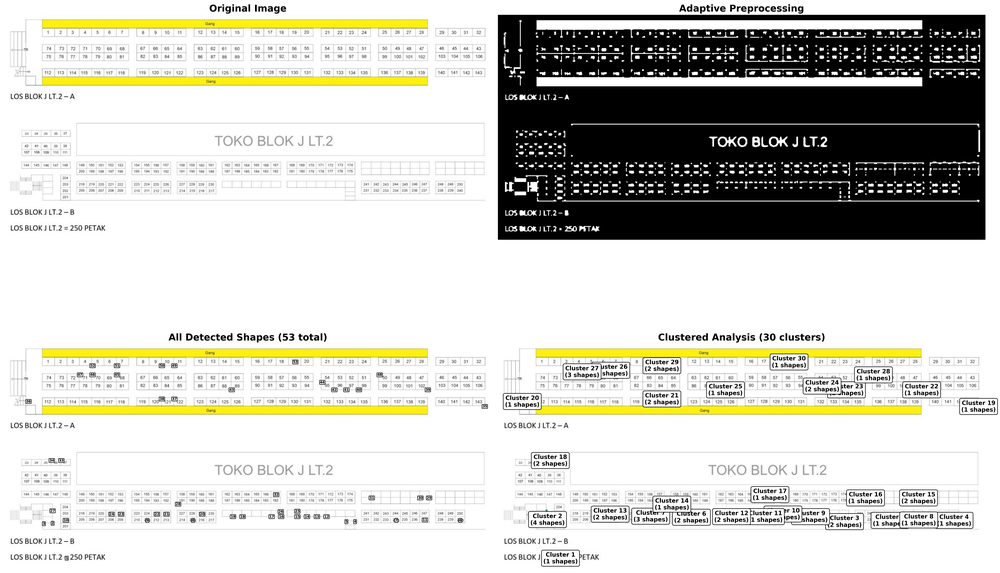
#> input picture adaptive_detection_60_edit.png, 1000 x 573 px, shrunk from 7156 x 4099 before the run; its folder holds only this picture in this run
$ python adaptive_detector.py
#> lines starting #> are read from the running program, lines starting #| are printed output that depends on the picture; after the words box and inside, x2 and y2 are one past the last pixel; in counts of white or black regions, pixels touching at a corner belong together
import cv2
import numpy as np
import matplotlib.pyplot as plt
import json
import os

class AdaptiveDetector:
    def __init__(self):
        # Extended color palette
        self.colors = [
            '#FF6B6B', '#4ECDC4', '#45B7D1', '#96CEB4', '#FFEAA7',
            '#DDA0DD', '#98D8C8', '#F7DC6F', '#BB8FCE', '#85C1E9',
            '#F8C471', '#BDC3C7', '#E74C3C', '#3498DB', '#2ECC71',
            '#F39C12', '#9B59B6', '#1ABC9C', '#E67E22', '#34495E',
            '#16A085', '#27AE60', '#2980B9', '#8E44AD', '#F1C40F',
            '#E74C3C', '#3498DB', '#2ECC71', '#F39C12', '#9B59B6'
        ]

    def analyze_image_content(self, image):
        """Analyze image content to determine optimal parameters"""
        gray = cv2.cvtColor(image, cv2.COLOR_BGR2GRAY)
        height, width = gray.shape

        # Calculate image statistics
        mean_intensity = np.mean(gray)
        std_intensity = np.std(gray)

        # Detect edges to understand structure
        edges = cv2.Canny(gray, 50, 150)
        edge_density = np.sum(edges > 0) / (height * width)

        # Analyze histogram
        hist = cv2.calcHist([gray], [0], None, [256], [0, 256])
        hist_normalized = hist.flatten() / np.sum(hist)

        # Determine if image is mostly dark or light
        dark_pixels = np.sum(gray < 128)
        light_pixels = np.sum(gray > 128)
        is_dark = dark_pixels > light_pixels

        # Estimate typical shape size
        contours, _ = cv2.findContours(edges, cv2.RETR_EXTERNAL, cv2.CHAIN_APPROX_SIMPLE)
        areas = [cv2.contourArea(cnt) for cnt in contours if cv2.contourArea(cnt) > 10]

        if areas:
            median_area = np.median(areas)
            mean_area = np.mean(areas)
        else:
            median_area = 100
            mean_area = 100

        return {
            'image_size': (width, height),
            'mean_intensity': mean_intensity,
            'std_intensity': std_intensity,
            'edge_density': edge_density,
            'is_dark': is_dark,
            'median_area': median_area,
            'mean_area': mean_area,
            'total_pixels': height * width
        }

    def determine_optimal_parameters(self, analysis):
        """Determine optimal detection parameters based on image analysis"""
        width, height = analysis['image_size']
        median_area = analysis['median_area']
        edge_density = analysis['edge_density']
        is_dark = analysis['is_dark']

        # Adaptive minimum area (0.1% to 1% of median area)
        min_area = max(10, int(median_area * 0.1))

        # Adaptive maximum area (10x median area, but not too large)
        max_area = min(int(median_area * 10), int(width * height * 0.1))

        # Adaptive aspect ratio range
        if edge_density > 0.1:  # High edge density = complex shapes
            aspect_ratio_range = (0.1, 10.0)
        else:
            aspect_ratio_range = (0.3, 3.0)

        # Adaptive rectangularity threshold
        if is_dark:
            rectangularity_threshold = 0.5  # Lower for dark images
        else:
            rectangularity_threshold = 0.6

        # Adaptive morphological kernel size
        if width > 1000 or height > 1000:  # Large image
            kernel_size = 3
        else:
            kernel_size = 2

        return {
            'min_area': min_area,
            'max_area': max_area,
            'aspect_ratio_range': aspect_ratio_range,
            'rectangularity_threshold': rectangularity_threshold,
            'kernel_size': kernel_size
        }

    def adaptive_preprocessing(self, image, params):
        """Adaptive preprocessing based on image characteristics"""
        gray = cv2.cvtColor(image, cv2.COLOR_BGR2GRAY)

        # Apply bilateral filter
        bilateral = cv2.bilateralFilter(gray, 9, 75, 75)

        # Multiple thresholding approaches
        thresh1 = cv2.adaptiveThreshold(bilateral, 255, cv2.ADAPTIVE_THRESH_GAUSSIAN_C,
                                      cv2.THRESH_BINARY_INV, 11, 2)

        _, thresh2 = cv2.threshold(bilateral, 0, 255, cv2.THRESH_BINARY_INV + cv2.THRESH_OTSU)

        # Adaptive simple thresholds
        mean_val = np.mean(bilateral)
        _, thresh3 = cv2.threshold(bilateral, int(mean_val * 0.7), 255, cv2.THRESH_BINARY_INV)
        _, thresh4 = cv2.threshold(bilateral, int(mean_val * 0.9), 255, cv2.THRESH_BINARY_INV)

        # Combine thresholds
        combined = cv2.bitwise_or(thresh1, thresh2)
        combined = cv2.bitwise_or(combined, thresh3)
        combined = cv2.bitwise_or(combined, thresh4)

        # Adaptive morphological operations
        kernel_size = params['kernel_size']
        kernel_close = np.ones((kernel_size, kernel_size), np.uint8)
        kernel_open = np.ones((kernel_size-1, kernel_size-1), np.uint8)

        # Close gaps
        closed = cv2.morphologyEx(combined, cv2.MORPH_CLOSE, kernel_close)

        # Remove noise
        opened = cv2.morphologyEx(closed, cv2.MORPH_OPEN, kernel_open)

        # Final cleaning
        final = cv2.morphologyEx(opened, cv2.MORPH_CLOSE, kernel_open)

        return final, gray

    def calculate_rectangularity(self, contour, params):
        """Calculate rectangularity score with adaptive parameters"""
        area = cv2.contourArea(contour)
        if area == 0:
            return 0

        # Get bounding rectangle
        x, y, w, h = cv2.boundingRect(contour)
        rect_area = w * h

        # Basic rectangularity
        rectangularity = area / rect_area

        # Corner detection
        epsilon = 0.02 * cv2.arcLength(contour, True)
        approx = cv2.approxPolyDP(contour, epsilon, True)

        # Corner bonus based on vertex count
        if len(approx) == 4:
            corner_bonus = 1.0
        elif len(approx) == 5:
            corner_bonus = 0.8
        elif len(approx) == 6:
            corner_bonus = 0.6
        else:
            corner_bonus = 0.4

        # Convexity check
        hull = cv2.convexHull(contour)
        hull_area = cv2.contourArea(hull)
        convexity = area / hull_area if hull_area > 0 else 0

        return rectangularity * corner_bonus * convexity

    def detect_shapes_adaptively(self, image):
        """Detect shapes with adaptive parameters"""
        # Analyze image content
        analysis = self.analyze_image_content(image)

        # Determine optimal parameters
        params = self.determine_optimal_parameters(analysis)

        # Preprocess image
        processed, gray = self.adaptive_preprocessing(image, params)

        # Find contours with different retrieval modes
        contours_external, _ = cv2.findContours(processed, cv2.RETR_EXTERNAL, cv2.CHAIN_APPROX_SIMPLE)
        contours_tree, _ = cv2.findContours(processed, cv2.RETR_TREE, cv2.CHAIN_APPROX_SIMPLE)

        # Combine contours
        all_contours = contours_external + contours_tree
        unique_shapes = []
        seen_centers = set()

        for contour in all_contours:
            area = cv2.contourArea(contour)

            # Filter by area
            if area < params['min_area'] or area > params['max_area']:
                continue

            # Get bounding rectangle
            x, y, w, h = cv2.boundingRect(contour)
            aspect_ratio = w / h if h > 0 else 0

            # Filter by aspect ratio
            min_ratio, max_ratio = params['aspect_ratio_range']
            if not (min_ratio <= aspect_ratio <= max_ratio):
                continue

            # Calculate rectangularity
            rectangularity = self.calculate_rectangularity(contour, params)

            # Filter by rectangularity
            if rectangularity < params['rectangularity_threshold']:
                continue

            # Calculate center for deduplication
            M = cv2.moments(contour)
            if M["m00"] != 0:
                cx = int(M["m10"] / M["m00"])
                cy = int(M["m01"] / M["m00"])
            else:
                cx, cy = x + w//2, y + h//2

            # Deduplicate based on center proximity
            center_key = (cx // 10, cy // 10)
            if center_key in seen_centers:
                continue
            seen_centers.add(center_key)

            # Corner detection
            epsilon = 0.02 * cv2.arcLength(contour, True)
            approx = cv2.approxPolyDP(contour, epsilon, True)

            # Calculate corners
            corners = []
            for point in approx:
                corners.append((point[0][0], point[0][1]))

            unique_shapes.append({
                'contour': contour,
                'approx': approx,
                'corners': corners,
                'bbox': (x, y, w, h),
                'area': area,
                'center': (cx, cy),
                'aspect_ratio': aspect_ratio,
                'rectangularity': rectangularity,
                'vertices': len(approx),
                'perimeter': cv2.arcLength(contour, True)
            })

        return unique_shapes, processed, analysis, params

    def simple_clustering(self, shapes, distance_threshold=50):
        """Simple clustering based on distance"""
        if len(shapes) < 2:
            return [shapes]

        clusters = []
        used = set()

        for i, shape in enumerate(shapes):
            if i in used:
                continue

            # Start new cluster
            cluster = [shapes[i]]
            used.add(i)

            # Find nearby shapes
            for j, other_shape in enumerate(shapes):
                if j in used:
                    continue

                # Calculate distance between centers
                dist = np.sqrt((shape['center'][0] - other_shape['center'][0])**2 +
                             (shape['center'][1] - other_shape['center'][1])**2)

                if dist <= distance_threshold:
                    cluster.append(other_shape)
                    used.add(j)

            # Sort cluster by position
            cluster.sort(key=lambda x: (x['center'][1], x['center'][0]))
            clusters.append(cluster)

        return clusters

    def create_adaptive_visualization(self, image_path):
        """Create adaptive visualization with all detected shapes"""
        # Read image
        image = cv2.imread(image_path)
        if image is None:
            print(f"Could not read image from {image_path}")
            return None

        # Detect shapes adaptively
        shapes, processed, analysis, params = self.detect_shapes_adaptively(image)

        # Cluster shapes
        clusters = self.simple_clustering(shapes)

        # Create comprehensive visualization
        fig, ((ax1, ax2), (ax3, ax4)) = plt.subplots(2, 2, figsize=(24, 18))

        # Original image
        ax1.imshow(cv2.cvtColor(image, cv2.COLOR_BGR2RGB))
        ax1.set_title('Original Image', fontsize=16, fontweight='bold')
        ax1.axis('off')

        # Processed image
        ax2.imshow(processed, cmap='gray')
        ax2.set_title('Adaptive Preprocessing', fontsize=16, fontweight='bold')
        ax2.axis('off')

        # All detected shapes with numbers
        ax3.imshow(cv2.cvtColor(image, cv2.COLOR_BGR2RGB))
        for i, shape in enumerate(shapes):
            color = self.colors[i % len(self.colors)]
            contour = shape['contour']
            ax3.fill(contour[:, 0, 0], contour[:, 0, 1],
                    color=color, alpha=0.6, edgecolor='black', linewidth=1)

            # Add shape number
            ax3.text(shape['center'][0], shape['center'][1], str(i+1),
                    ha='center', va='center', fontsize=6, fontweight='bold',
                    color='black', bbox=dict(boxstyle="round,pad=0.1",
                                           facecolor='white', alpha=0.9))

        ax3.set_title(f'All Detected Shapes ({len(shapes)} total)', fontsize=16, fontweight='bold')
        ax3.axis('off')

        # Clustered analysis
        ax4.imshow(cv2.cvtColor(image, cv2.COLOR_BGR2RGB))
        for cluster_id, cluster in enumerate(clusters):
            cluster_color = self.colors[cluster_id % len(self.colors)]

            for shape in cluster:
                contour = shape['contour']
                ax4.fill(contour[:, 0, 0], contour[:, 0, 1],
                        color=cluster_color, alpha=0.7, edgecolor='black', linewidth=1)

            # Add cluster label
            centers = [shape['center'] for shape in cluster]
            center_x = np.mean([c[0] for c in centers])
            center_y = np.mean([c[1] for c in centers])

            ax4.text(center_x, center_y, f"Cluster {cluster_id+1}\n({len(cluster)} shapes)",
                    ha='center', va='center', fontsize=10, fontweight='bold',
                    color='black', bbox=dict(boxstyle="round,pad=0.3",
                                           facecolor='white', alpha=0.95))

        ax4.set_title(f'Clustered Analysis ({len(clusters)} clusters)', fontsize=16, fontweight='bold')
        ax4.axis('off')

        plt.tight_layout()
        return fig, shapes, clusters, analysis, params

    def generate_adaptive_report(self, shapes, clusters, analysis, params):
        """Generate comprehensive adaptive analysis report"""
        report = {
            'total_shapes': len(shapes),
            'total_clusters': len(clusters),
            'image_analysis': analysis,
            'detection_params': params,
            'clusters': [],
            'statistics': {}
        }

        # Analyze each cluster
        for cluster_id, cluster in enumerate(clusters):
            cluster_info = {
                'cluster_id': cluster_id,
                'shape_count': len(cluster),
                'shapes': []
            }

            for shape in cluster:
                shape_info = {
                    'shape_id': len(cluster_info['shapes']) + 1,
                    'area': float(shape['area']),
                    'aspect_ratio': float(shape['aspect_ratio']),
                    'rectangularity': float(shape['rectangularity']),
                    'center': [int(shape['center'][0]), int(shape['center'][1])],
                    'bbox': [int(x) for x in shape['bbox']]
                }
                cluster_info['shapes'].append(shape_info)

            report['clusters'].append(cluster_info)

        # Calculate overall statistics
        areas = [shape['area'] for shape in shapes]
        aspect_ratios = [shape['aspect_ratio'] for shape in shapes]
        rectangularities = [shape['rectangularity'] for shape in shapes]

        report['statistics'] = {
            'total_area': sum(areas),
            'average_area': np.mean(areas),
            'min_area': min(areas) if areas else 0,
            'max_area': max(areas) if areas else 0,
            'average_aspect_ratio': np.mean(aspect_ratios),
            'average_rectangularity': np.mean(rectangularities),
            'area_std': np.std(areas) if areas else 0
        }

        return report

    def save_shape_coordinates(self, shapes, output_file):
        """Save shape coordinates to JSON file"""
        coordinates = []

        for i, shape in enumerate(shapes):
            x, y, w, h = shape['bbox']
            coordinates.append({
                'shape_id': i + 1,
                'x': int(x),
                'y': int(y),
                'width': int(w),
                'height': int(h),
                'center_x': int(shape['center'][0]),
                'center_y': int(shape['center'][1]),
                'area': float(shape['area']),
                'aspect_ratio': float(shape['aspect_ratio']),
                'rectangularity': float(shape['rectangularity']),
                'perimeter': float(shape['perimeter']),
                'vertices': int(shape['vertices']),
                'corners': [[int(corner[0]), int(corner[1])] for corner in shape['corners']]
            })

        with open(output_file, 'w') as f:
            json.dump(coordinates, f, indent=2)

def main():
    """Main function for adaptive shape detection"""
    detector = AdaptiveDetector()

    print("🎯 Adaptive Shape Detection System")
    print("=" * 60)
    print("Automatically adapts to any image content")
    print("=" * 60)

    # Look for image files
    image_extensions = ['.png', '.jpg', '.jpeg', '.bmp', '.tiff']
    image_files = []

    for file in os.listdir('.'):
        if any(file.lower().endswith(ext) for ext in image_extensions):
            image_files.append(file)

    if not image_files:
        print("No image files found. Please place an image file in the current directory.")
        return

    print("Found image files:")
    for i, file in enumerate(image_files):
        print(f"{i+1}. {file}")

    # Use the first image
    image_path = image_files[0]
    print(f"\nProcessing: {image_path}")

    # Detect shapes adaptively
    result = detector.create_adaptive_visualization(image_path)
#> in create_adaptive_visualization, image is the input picture: shape (573, 1000, 3); mean B, G, R 197.6, 204.9, 205.4
#> in analyze_image_content, `gray = cv2.cvtColor(image, cv2.COLOR_BGR2GRAY)`:
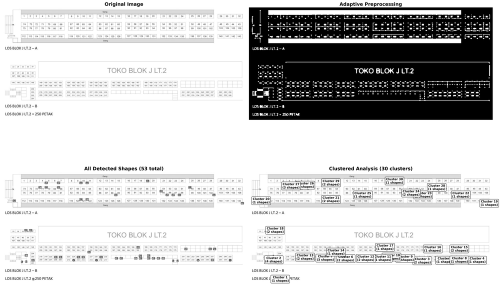
#> gray: shape (573, 1000) (shown at 1/2 size); min 0, max 255, mean 204.2
#> in analyze_image_content, `mean_intensity = np.mean(gray)`: mean_intensity = 204.2
#> in analyze_image_content, `std_intensity = np.std(gray)`: std_intensity = 92.77
#> in analyze_image_content, `edges = cv2.Canny(gray, 50, 150)`:
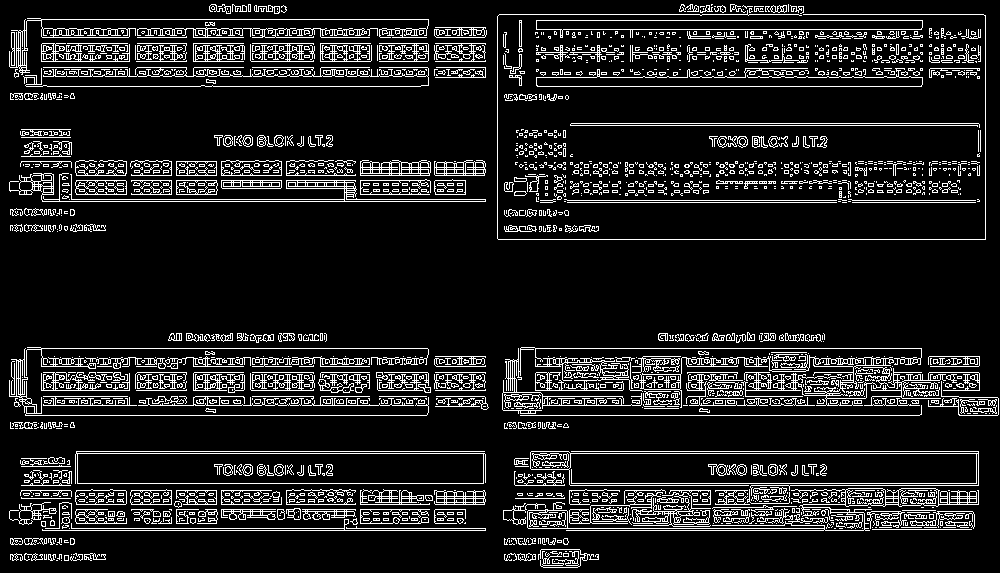
#> edges: shape (573, 1000); 12.1% white in thin lines or dots
#> in analyze_image_content, `edge_density = np.sum(edges > 0) / (height * width)`: edge_density = 0.121
#> in analyze_image_content, `hist = cv2.calcHist([gray], [0], None, [256], [0, 256])`: hist = 256 values, max 327134 at index 255, min 70 at index 77, mean 2238.3
#> in analyze_image_content, `hist_normalized = hist.flatten() / np.sum(hist)`: hist_normalized = 256 values, max 0.571 at index 255, min 0.000122 at index 77, mean 0.00391
#> in analyze_image_content, `dark_pixels = np.sum(gray < 128)`: dark_pixels = 102776
#> in analyze_image_content, `light_pixels = np.sum(gray > 128)`: light_pixels = 470037
#> in analyze_image_content, `is_dark = dark_pixels > light_pixels`: is_dark = False
#> in analyze_image_content, `contours, _ = cv2.findContours(edges, cv2.RETR_EXTERNAL, cv2.CHAIN_APP..`: contours = 1922 contours, 1672 with area under 20; largest, box (x1, y1, x2, y2) and area: (75, 451, 486, 484) 12182, (536, 20, 923, 38) 3492, (527, 488, 979, 531) 2672, (9, 173, 486, 202) 1396, (721, 354, 980, 406) 1240
#> in analyze_image_content, `areas = [cv2.contourArea(cnt) for cnt in contours if cv2.contourArea(c..`: areas = 615 values, max 12182 at index 131, min 10.5 at index 65, mean 83.77
#> in analyze_image_content, `median_area = np.median(areas)`: median_area = 16.5
#> in analyze_image_content, `mean_area = np.mean(areas)`: mean_area = 83.77
#> in detect_shapes_adaptively, `analysis = self.analyze_image_content(image)`: analysis = {'image_size': (1000, 573), 'mean_intensity': 204.2, 'std_intensity': 92.77, 'edge_density': 0.121, 'is_dark': False, 'median_area': 16.5, 'mean_area': 83.77, 'total_pixels': 573000}
#> in determine_optimal_parameters, `width, height = analysis['image_size']`: width = 1000; height = 573
#> in determine_optimal_parameters, `median_area = analysis['median_area']`: median_area = 16.5
#> in determine_optimal_parameters, `edge_density = analysis['edge_density']`: edge_density = 0.121
#> in determine_optimal_parameters, `is_dark = analysis['is_dark']`: is_dark = False
#> in determine_optimal_parameters, `min_area = max(10, int(median_area * 0.1))`: min_area = 10
#> in determine_optimal_parameters, `max_area = min(int(median_area * 10), int(width * height * 0.1))`: max_area = 165
#> in detect_shapes_adaptively, `params = self.determine_optimal_parameters(analysis)`: params = {'min_area': 10, 'max_area': 165, 'aspect_ratio_range': (0.1, 10), 'rectangularity_threshold': 0.6, 'kernel_size': 2}
#> in adaptive_preprocessing, `bilateral = cv2.bilateralFilter(gray, 9, 75, 75)`:
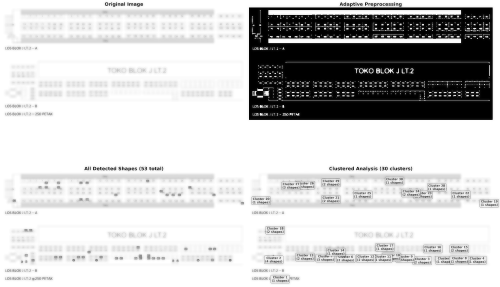
#> bilateral: shape (573, 1000) (shown at 1/2 size); min 0, max 255, mean 204.3
#> in adaptive_preprocessing, `thresh1 = cv2.adaptiveThreshold(bilateral, 255, cv2.ADAPTIVE_THRESH_GA..`:
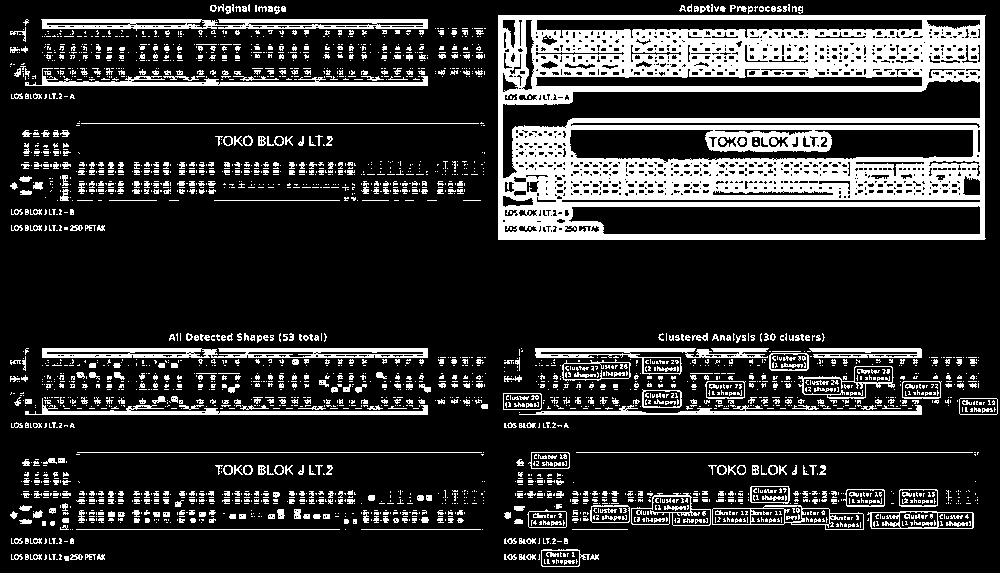
#> thresh1: shape (573, 1000); 18.5% white; 2852 white regions (2267 under 20 px), largest, box (x1, y1, x2, y2) and area: (498, 15, 986, 240) 57609, (41, 19, 428, 31) 2905, (42, 348, 428, 358) 2885
#> in adaptive_preprocessing, `mean_val = np.mean(bilateral)`: mean_val = 204.3
#> (the rest of the program and of its run is left out)
